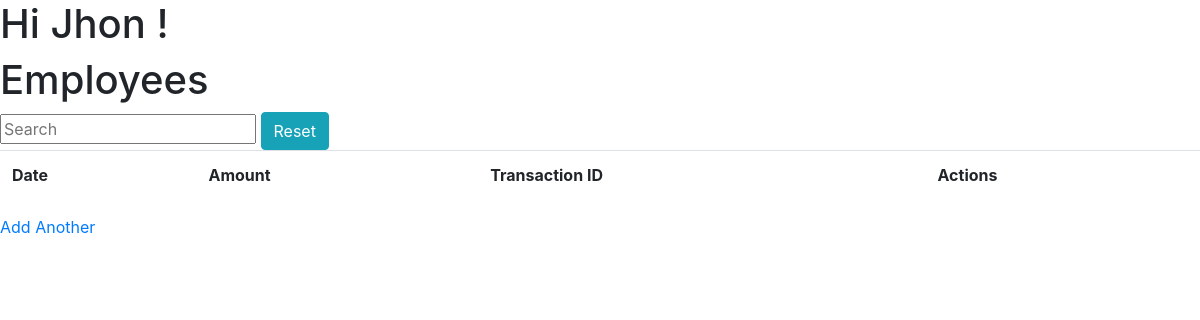
Before: /payslip/view/4 (signed in) with the older database file.
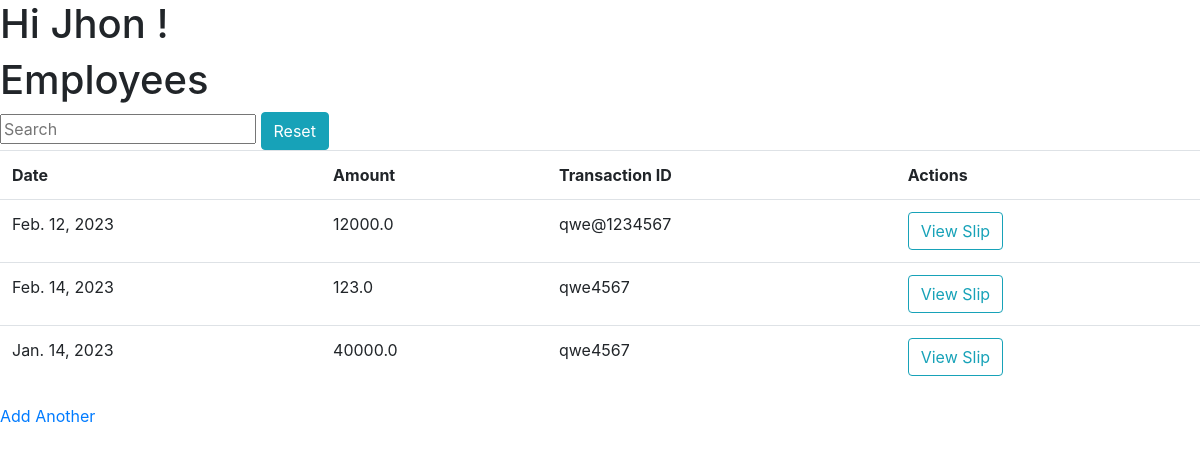
After: the same page with the newer database file.
### account/models.py (models this page shows)
class User(AbstractUser):
    class Role(models.TextChoices):
        ADMIN = "ADMIN" , "Admin"
        CUSTOMER = 'CUSTOMER' , "Customer"
        EMPLOYEE = 'EMPLOYEE' , 'Employee'
        HR = 'HR' , 'Human Resource Manager'
        SM = 'SM' , 'Service Manager'
        SA = 'SA' , 'Service Advisor'
        NA = 'NA' , 'NA'
        BSM = 'BSM' , 'Body Shop Manager'
        BSA = 'BSA' , 'Body Shop Advisor'
        CRM = 'CRM' , 'Customer Relationship Manager'
        SPM = 'SPM' , 'Spare Part Manager'
        SPE = 'SPE' , 'Spare Part Executive'
        AM  = 'AM' , 'Account Manager'
    phone = models.CharField(max_length=13,unique=True , null=True , blank=True)
    role = models.CharField(max_length=50 , choices=Role.choices ,default= Role.CUSTOMER)
    is_active = models.BooleanField(default=False)

### ERP/models.py (models this page shows, shortened)
class PaySlip(models.Model):
    employee = models.ForeignKey(Employee , null=True , blank= True ,  on_delete= models.SET_NULL)
    amount = models.FloatField()
    date = models.DateField(default= datetime.date.today)
    slip = models.FileField(upload_to='media/payslips')
    txnid = models.CharField(max_length=100)

### account/decorators.py (the view)
        def wrapper(request , *args, **kwargs):
            group = None
            role = request.user.role
            print(role)
            if role in allowed_roles:
                return view_func(request , *args, **kwargs)
            else :
                print('User Not allowed')
                return redirect('unauth_page')

### ERP/views.py (called while the page is built)
@login_required(login_url= 'login_page')
@allowed_users(allowed_roles=[User.Role.ADMIN])
def show_pay_slips(request , pk):
    employee = Employee.objects.get(id = pk)
    slips = PaySlip.objects.filter(employee = employee)
    context = {
        'slips' : slips,
        'emp_id' : pk,
        }
    return render(request , 'ERP/HR/pay_slips_page.html',context)

### templates/ERP/HR/pay_slips_page.html
{% extends 'ERP/base.html' %}
{% load static %}
{% block content %}
<h1>Hi {{request.user}} !</h1>
<h1>Employees</h1>
{% include 'ERP/search_widget.html' %}
<table id="myTable" class = 'table'>
    <tr>
        <th>Date</th>
        <th>Amount</th>
        <th>Transaction ID</th>
        <th>Actions</th>
        </tr>
        {% for slip in slips %}
        <tr>
            <td>{{slip.date}}</td>
            <td>{{slip.amount}}</td>
            <td>{{slip.txnid}}</td>
            <td>
               <a class="btn btn-outline-info" href=" {{slip.slip.url}} ">View Slip</a>
            </td>
        </tr>
        {% endfor %}
        </table>
<a href="{% url 'add_pay_slip' emp_id %}"> Add Another</a>
{% endblock %}

### templates/ERP/base.html (shortened to what this page needs)
{% load static %}
<!DOCTYPE html>
<html lang="en">
    <head>
        <link rel="stylesheet" href="https://cdn.jsdelivr.net/npm/bootstrap@4.0.0/dist/css/bootstrap.min.css">
      </head>
<body>
    {% block content %}
    {% endblock %}
</body>
</html>

### templates/ERP/search_widget.html
<div >
    <input placeholder="Search" type="text" id="searchbox" onkeyup="searchFunction()">
    <a href="" class="btn btn-info">Reset</a>
</div>

Changed rows visible on the page:
added PaySlip: date "Feb. 12, 2023", amount "12000.0", txnid "qwe@1234567"
added PaySlip: date "Feb. 14, 2023", amount "123.0", txnid "qwe4567"
added PaySlip: date "Jan. 14, 2023", amount "40000.0", txnid "qwe4567"
